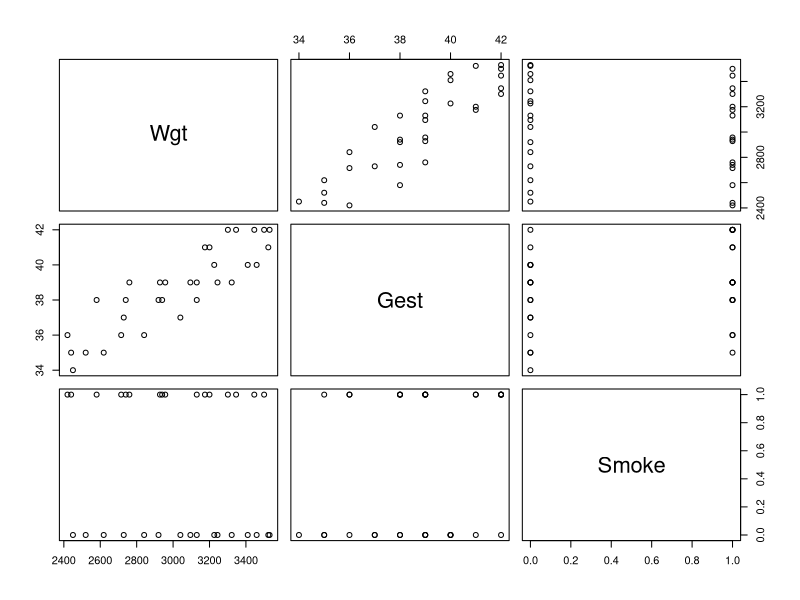
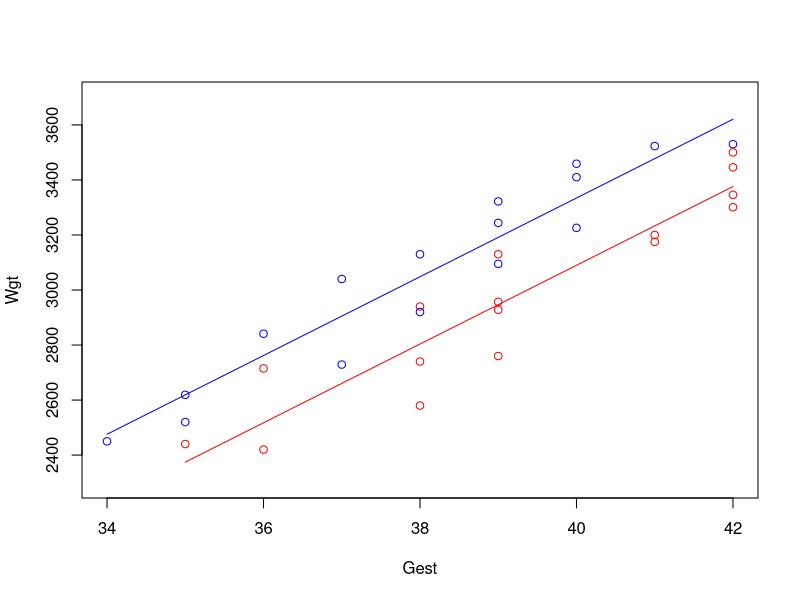

Generate these figures, in order, with R:
## ---- chunk 1
birthsmokers <- read.csv("DataL8/birthsmokers.csv", header=T)
attach(birthsmokers)
# head(birthsmokers)
# str(birthsmokers)
birthsmokers$Smoke <- as.factor(birthsmokers$Smoke)
str(birthsmokers)
pairs(cbind(Wgt, Gest, Smoke))
head(birthsmokers)
## ---- chunk 2
model <- lm(Wgt ~ Gest + Smoke)

plot(x=Gest, y=Wgt, ylim=c(2300, 3700), 
     col=ifelse(Smoke==1, "red", "blue"),
     panel.last = c(lines(sort(Gest[Smoke==0]),
                          fitted(model)[Smoke==0][order(Gest[Smoke==0])],
                          col="blue"),
                    lines(sort(Gest[Smoke==1]),
                          fitted(model)[Smoke==1][order(Gest[Smoke==1])],
                          col="red")))
## ---- chunk 3
summary(model)
## ---- chunk 4
confint(model)
## ---- chunk 5
predict(model, interval="confidence",
        newdata=data.frame(Gest=c(38, 38), Smoke=c(1, 0)))
## ---- chunk 6
model.0 <- lm(Wgt ~ Gest, subset=Smoke==0) # changed to '0' from "no"
summary(model.0)
## ---- chunk 7
predict(model.0, interval="confidence",
        newdata=data.frame(Gest=38))
## ---- chunk 8
model.1 <- lm(Wgt ~ Gest, subset=Smoke==1) # changed to 1 from 'Yes'
summary(model.1)
## ---- chunk 9
predict(model.1, interval="confidence",
        newdata=data.frame(Gest=38))
## ---- chunk 10
Smoke2 <- ifelse(Smoke=="yes", 1, -1)
model.3 <- lm(Wgt ~ Gest + Smoke2)
summary(model.3)
detach(birthsmokers)
